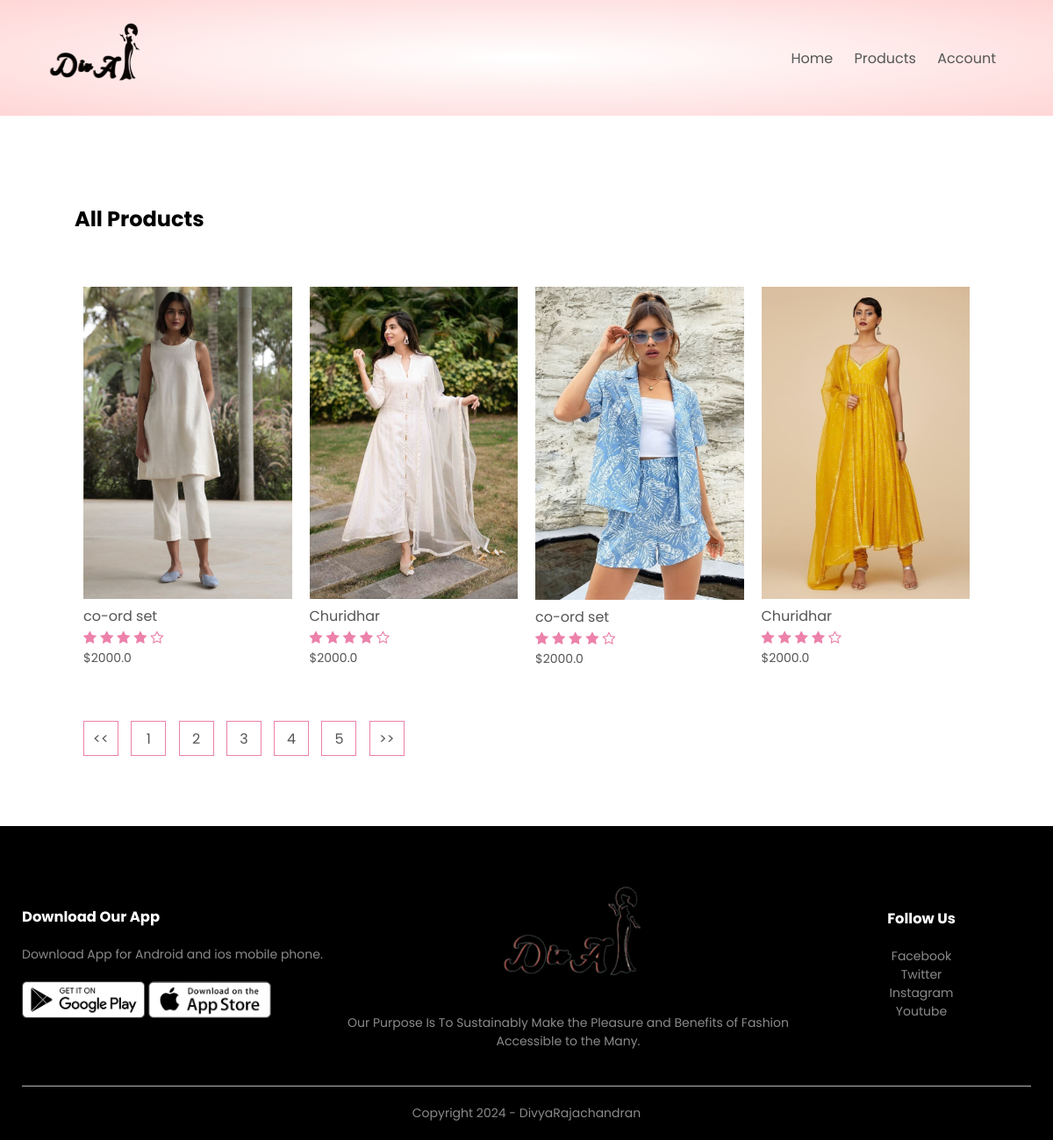
The app's page /product_list?page=4 with its own data.
### products/models.py (models this page shows, shortened)
class Product(models.Model):
    LIVE=1
    DELETE=0
    DELETE_CHOICES=((LIVE,'Live'),(DELETE,'Delete'))
    title=models.CharField(max_length=200)
    price=models.FloatField()
    description=models.TextField()
    image=models.ImageField(upload_to='media/')
    priority=models.IntegerField(default=0)
    delete_status=models.IntegerField(choices=DELETE_CHOICES,default=LIVE)
    Created_at=models.DateTimeField(auto_now_add=True)
    updated_at=models.DateTimeField(auto_now=True)

### products/views.py (the view)
# urls.py: path('product_list',views.list_products,name='list_product'),
def list_products(request):
    page=1
    if request.GET:
        page=request.GET.get('page',1)
    product_list=Product.objects.order_by('priority')
    product_paginator=Paginator(product_list,4)
    product_list=product_paginator.get_page(page)
    context={'products': product_list}
    return render(request,'products.html',context)

### products/templatetags/chunks.py (called while the page is built)
@register.filter(name='chunks')
def chunks(list_data,chunk_size):
    chunk=[]
    i=0
    for data in list_data:
        chunk.append(data)
        i=i+1
        if i==chunk_size:
            yield chunk
            i=0
            chunk=[]
    if chunk:
        yield chunk

### templates/products.html
{% extends 'blank_layout.html'%}
{% block content %}
{% include 'products_list.html'%}
{% endblock content %}

### templates/products_list.html
{% load static %}
{% load chunks %}
<div class="small-container">
    <div class="row row-2">
        <h2>All Products</h2>
    </div>
    {% for product_chunks in products|chunks:4 %}
    <div class="row">
        {% for product in product_chunks %}
        <div class="col-4">
            <a href="{% url 'detail_product' product.id %}"> <img src="{{ product.image.url }}"> </a>
            <h4>{{ product.title }}</h4>
            <div class="rating">
                <i class="fa fa-star"></i>
                <i class="fa fa-star"></i>
                <i class="fa fa-star"></i>
                <i class="fa fa-star"></i>
                <i class="fa fa-star-o"></i>
            </div>
            <p>${{ product.price }}</p>
        </div>
      {% endfor %}
    </div>
    {% endfor %}
    <div class="page-btn">
        {% if products.has_previous %}
        <a href="?page={{products.previous_page_number}}"><span><<</span></a>
        {% endif %}
        {% for i in products.paginator.page_range %}
        <a href="?page={{i}}"><span>{{i}}</span></a>
        {% endfor %}
        {% if products.has_next %}
        <a href="?page={{products.next_page_number}}"><span>>></span></a>
        {% endif %}
    </div>
</div>

### static/css/style.css (style rules this page uses)
* { margin: 0; padding: 0; box-sizing: border-box; }
body { font-family: 'Poppins', sans-serif; }
a { text-decoration: none; color: #555; }
p { color: #555; }
.row { display: flex; align-items: center; flex-wrap: wrap; justify-content: space-around; }
.small-container { max-width: 1080px; margin: auto; padding-left: 25px; padding-right: 25px; }
.col-4 { flex-basis: 25%; padding: 10px; min-width: 200px; margin-bottom: 50px; transition: transform 0.5s; }
.col-4 img { width: 100%; }
h4 { color: #555; font-weight: normal; }
.col-4 p { font-size: 14px; }
.rating .fa { color: #ec81aa; }
.row-2 { justify-content: space-between; margin: 100px auto 50px; }
.page-btn { margin: 0 auto 80px; }
.page-btn span { display: inline-block; border: 1px solid #ec81aa; margin-left: 10px; width: 40px; height: 40px; text-align: center; line-height: 40px; cursor: pointer; }

### records on screen
Product: image (picture), title "co-ord set", price "2000.0"
Product: image (picture), title "Churidhar", price "2000.0"
Product: image (picture), title "co-ord set", price "2000.0"
Product: image (picture), title "Churidhar", price "2000.0"

### other values on screen
{{ i }} "1" "2" "3" "4" "5"
